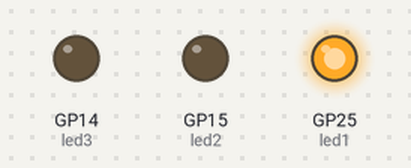
Recording of a program running on a simulated Raspberry Pi Pico running MicroPython. Shown: output pins drawn as LEDs (lit = HIGH).

Above: at 0.5 s.
At 2.5 s:
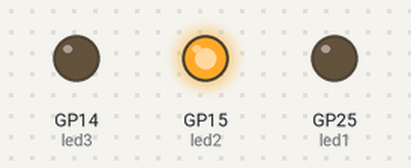
At 4.5 s:
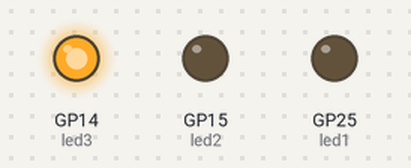
At 5.5 s:
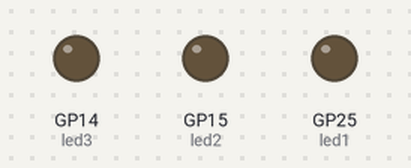
Timing chart, 0 to 7.8 s (numbered marks = the images above):
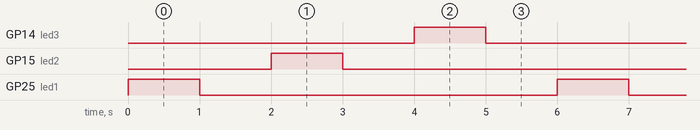

The program:

three_leds_ctrl.py
```python
from machine import Pin
from time import sleep

led1 = Pin("LED", Pin.OUT)
led2 = Pin(15, Pin.OUT)
led3 = Pin(14, Pin.OUT)

def ledToggle():
    led1.value(1) # turn ON onboard led
    sleep(1)      # wait for a second
    led1.value(0) # turn OFF onboard led
    sleep(1)      # wait for 1 second

    led2.value(1)
    sleep(1)
    led2.value(0)
    sleep(1)

    led3.value(1)
    sleep(1)
    led3.value(0)
    sleep(1)

while True:
    ledToggle()
```

Measured:
- by itself, GP14 (led3), GP15 (led2), GP25 (led1): alternates HIGH for 1.0 s and LOW for 5.0 s
- by itself, everything shown: repeats every 6.0 s, in 6 steps
